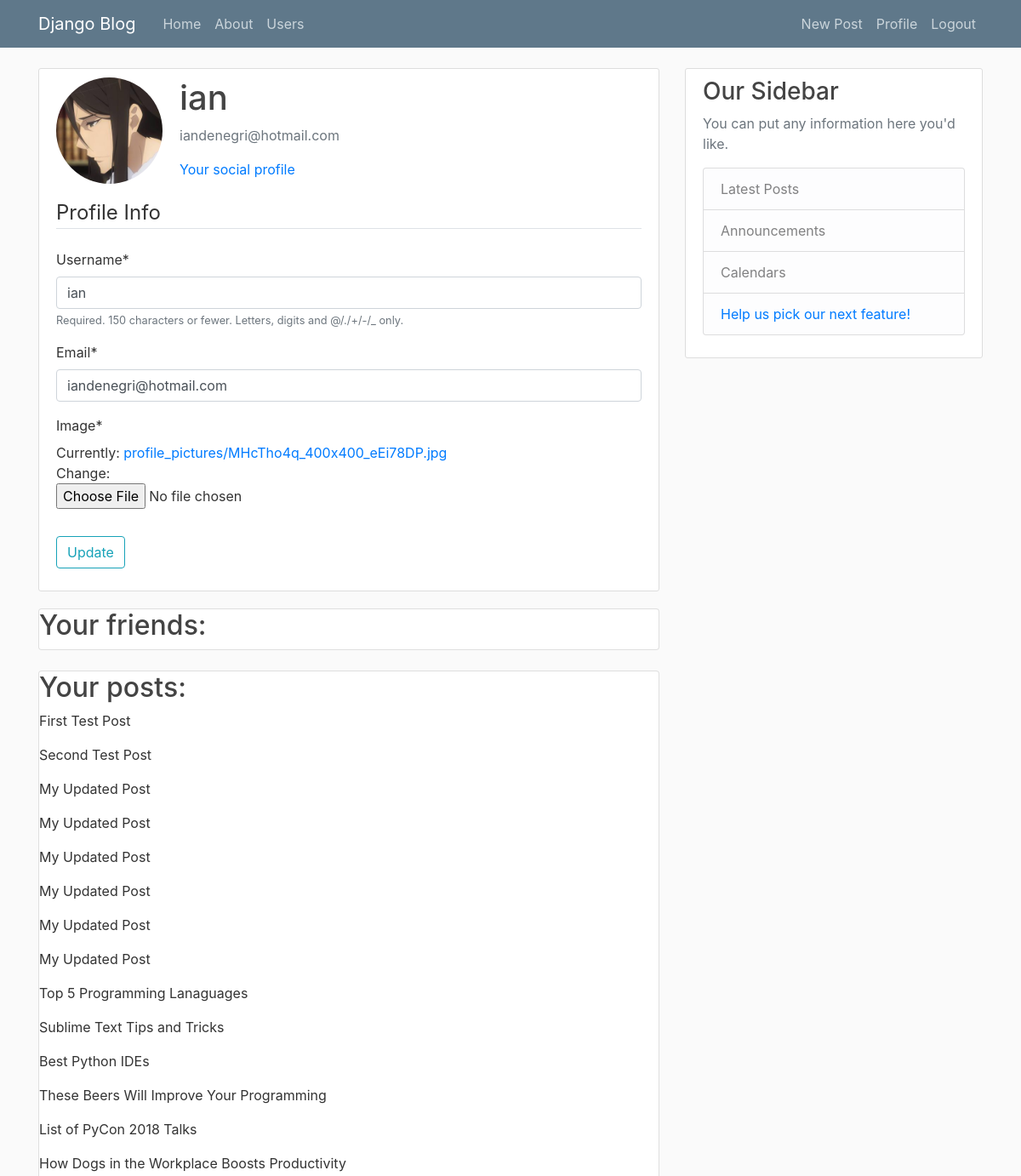
/profile/ (signed in, upper part), run on an earlier commit of the app's database.
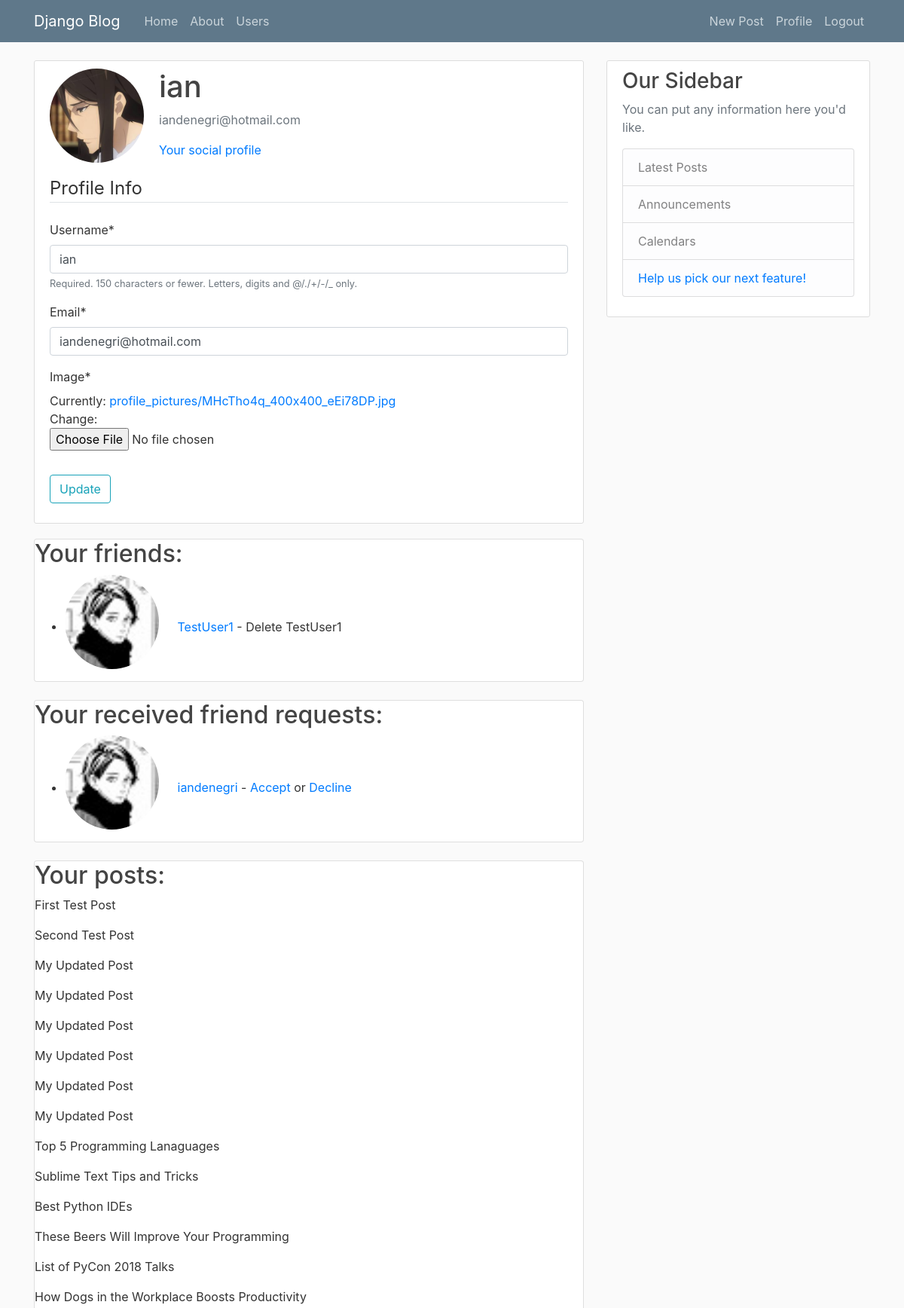
And on a later commit of the database.
### users/models.py (models this page shows, shortened)
class Profile(models.Model):
    user = models.OneToOneField(User, on_delete=models.CASCADE)
    image = models.ImageField(default="default.jpg", upload_to="profile_pictures")
    friends = models.ManyToManyField("Profile", blank=True)
    def get_absolute_url(self):
        return "/users/{}".format(self.pk)

class FriendRequest(models.Model):
    request_time = models.DateTimeField(auto_now_add=True)
    to_user = models.ForeignKey(User, related_name="to_user", on_delete=models.CASCADE)
    from_user = models.ForeignKey(User, related_name="from_user", on_delete=models.CASCADE)

### blog/models.py (models this page shows, shortened)
class Post(models.Model):
    title = models.CharField(max_length=100)
    content = models.TextField()
    date_posted = models.DateTimeField(default=timezone.now)
    author = models.ForeignKey(User, on_delete=models.CASCADE)
    def __str__(self):
        return self.title

### users/views.py (the view)
# urls.py: path('profile/', user_views.profile, name="profile"),
@login_required
def profile(request):
    prof = Profile.objects.filter(user=request.user).first()
    profile_user = prof.user
    sent_fre_requests = FriendRequest.objects.filter(from_user=profile_user)
    rec_fre_requests = FriendRequest.objects.filter(to_user=profile_user)
    friends = prof.friends.all()
    posts = Post.objects.filter(author=request.user)
    print(posts)
    if request.method=="POST":
        user_form = UserUpdateForm(request.POST, instance=request.user)
        profile_form = ProfileUpdateForm(request.POST, request.FILES, instance=request.user.profile)
        if user_form.is_valid() and profile_form.is_valid():
            user_form.save()
            profile_form.save()
            messages.success(request, f"Account details have been updated.")
            return redirect('profile')
    else:
        user_form = UserUpdateForm(instance=request.user)
        profile_form = ProfileUpdateForm(instance=request.user.profile)
    context = {
        "user_form":user_form,
        "profile_form":profile_form,
        "profile_user":profile_user,
        "sent_requests":sent_fre_requests,
        "rec_requests":rec_fre_requests,
        "friends_list":friends,
        "profile":prof,
        "posts":posts
    }
    return render(request, "users/profile.html", context=context)

### users/forms.py
class UserUpdateForm(forms.ModelForm):
    email = forms.EmailField()
    class Meta:
        model = User
        fields = ["username", "email",]

class ProfileUpdateForm(forms.ModelForm):
    class Meta:
        model = Profile
        fields = ["image"]

### users/templates/users/profile.html (shortened to what this page needs)
{% extends "blog/base.html" %}
{% load crispy_forms_tags %}
{% block content %}
    <div class="content-section">
        <div class="media">
          <img class="rounded-circle account-img" src="{{ user.profile.image.url }}">
          <div class="media-body">
            <h2 class="account-heading">
                {{ user.username }}
            </h2>
            <p class="text-secondary">
                {{ user.email }}
            </p>
            <p class="text-secondary">
                <a href= "{{ profile.get_absolute_url }}">Your social profile</a>
            </p>
          </div>
        </div>
        <form method="POST" enctype="multipart/form-data">
            <fieldset class="form-group">
                <legend class="border-bottom mb-4">Profile Info</legend>
                {{ user_form|crispy }}
                {{ profile_form|crispy }}
            </fieldset>
            <div class="form-group">
                <button class="btn btn-outline-info" type="submit">
                    Update
                </button>
            </div>
        </form>
    </div>
    <div class="card">
        <h2>Your friends:</h2>
        <ul>
            {% for friend in friends_list %}
                <li><img class="rounded-circle account-img" src="{{ friend.user.profile.image.url }}"><a href="{{ friend.get_absolute_url }}"> {{ friend.user.username }}</a> - <a>Delete {{ friend.user.username }}</a></li>
            {% endfor %}
        </ul>
    </div>
    <br />
    {% if rec_requests %}
    <div class="card">
        <h2>Your received friend requests:</h2>
        <ul>
            {% for request in rec_requests %}
                <li><img class="rounded-circle account-img" src="{{ request.from_user.profile.image.url }}"><a href="{{ request.from_user.profile.get_absolute_url }}"> {{ request.from_user.username }}</a> - <a href="{% url 'accept_request' request.from_user.pk %}">Accept</a> or <a href="{% url 'delete_request' request.from_user.pk %}">Decline</a></li>
            {% endfor %}
        </ul>
    </div>
    <br />
    {% endif %}
    {% if posts %}
    <div class="card">
        <h2>Your posts: </h2>
        {% for post in posts %}
            <p>{{ post.title }}</p>
        {% endfor %}
    </div>
    {% endif %}
{% endblock content %}

### blog/templates/blog/base.html (shortened to what this page needs)
{% load static %}
<!DOCTYPE html>
<html lang="en">
    <head>
        <link rel="stylesheet" href="https://stackpath.bootstrapcdn.com/bootstrap/4.2.1/css/bootstrap.min.css">
        <link rel="stylesheet" type="text/css" href="{% static 'blog/main.css' %}">
    </head>
    <body>
        <header class="site-header">
            <nav class="navbar navbar-expand-md navbar-dark bg-steel fixed-top">
                <div class="container">
                    <a class="navbar-brand mr-4" href="{% url 'blog-home' %}">Django Blog</a>
                    <div class="collapse navbar-collapse" id="navbarToggle">
                        <div class="navbar-nav mr-auto">
                            <a class="nav-item nav-link" href="{% url 'blog-home' %}">Home</a>
                            <a class="nav-item nav-link" href="{% url 'blog-about' %}">About</a>
                            <a class="nav-item nav-link" href="{% url 'user_list' %}">Users</a>
                        </div>
                        <div class="navbar-nav">
                            {% if user.is_authenticated %}
                                <a class="nav-item nav-link" href="{% url 'post-create' %}">New Post</a>
                                <a class="nav-item nav-link" href="{% url 'profile' %}">Profile</a>
                                <a class="nav-item nav-link" href="{% url 'logout' %}">Logout</a>
                            {% else %}
                                <a class="nav-item nav-link" href="{% url 'login' %}">Login</a>
                                <a class="nav-item nav-link" href="{% url 'register' %}">Register</a>
                            {% endif %}
                        </div>
                    </div>
                </div>
            </nav>
        </header>
        <main role="main" class="container">
            <div class="row">
                <div class="col-md-8">
                    {% block content %}{% endblock %}
                </div>
                <div class="col-md-4">
                    <div class="content-section">
                        <h3>Our Sidebar</h3>
                        <p class='text-muted'>You can put any information here you'd like.
                            <ul class="list-group">
                                <li class="list-group-item list-group-item-light">Latest Posts</li>
                                <li class="list-group-item list-group-item-light">Announcements</li>
                                <li class="list-group-item list-group-item-light">Calendars</li>
                                <li class="list-group-item list-group-item-light"><a href="{% url 'feature_survey' %}">Help us pick our next feature!</a></li>
                            </ul>
                        </p>
                    </div>
                </div>
            </div>
        </main>
    </body>
</html>

### blog/static/blog/main.css (style rules this page uses)
body { background: #fafafa; color: #333333; margin-top: 5rem; }
h1, h2, h3, h4, h5, h6 { color: #444444; }
ul { margin: 0; }
.bg-steel { background-color: #5f788a; }
.site-header .navbar-nav .nav-link { color: #cbd5db; }
.content-section { background: #ffffff; padding: 10px 20px; border: 1px solid #dddddd; border-radius: 3px; margin-bottom: 20px; }
.account-img { height: 125px; width: 125px; margin-right: 20px; margin-bottom: 16px; }
.account-heading { font-size: 2.5rem; }

What changed in the data, as far as the page shows it:
now on this page (row unchanged): Profile: user.profile.image (placeholder picture), user.username "TestUser1"
added FriendRequest: from_user.profile.image (placeholder picture), from_user.username "iandenegri"
Also different on the page:
text now shown: "Your received friend requests:"
